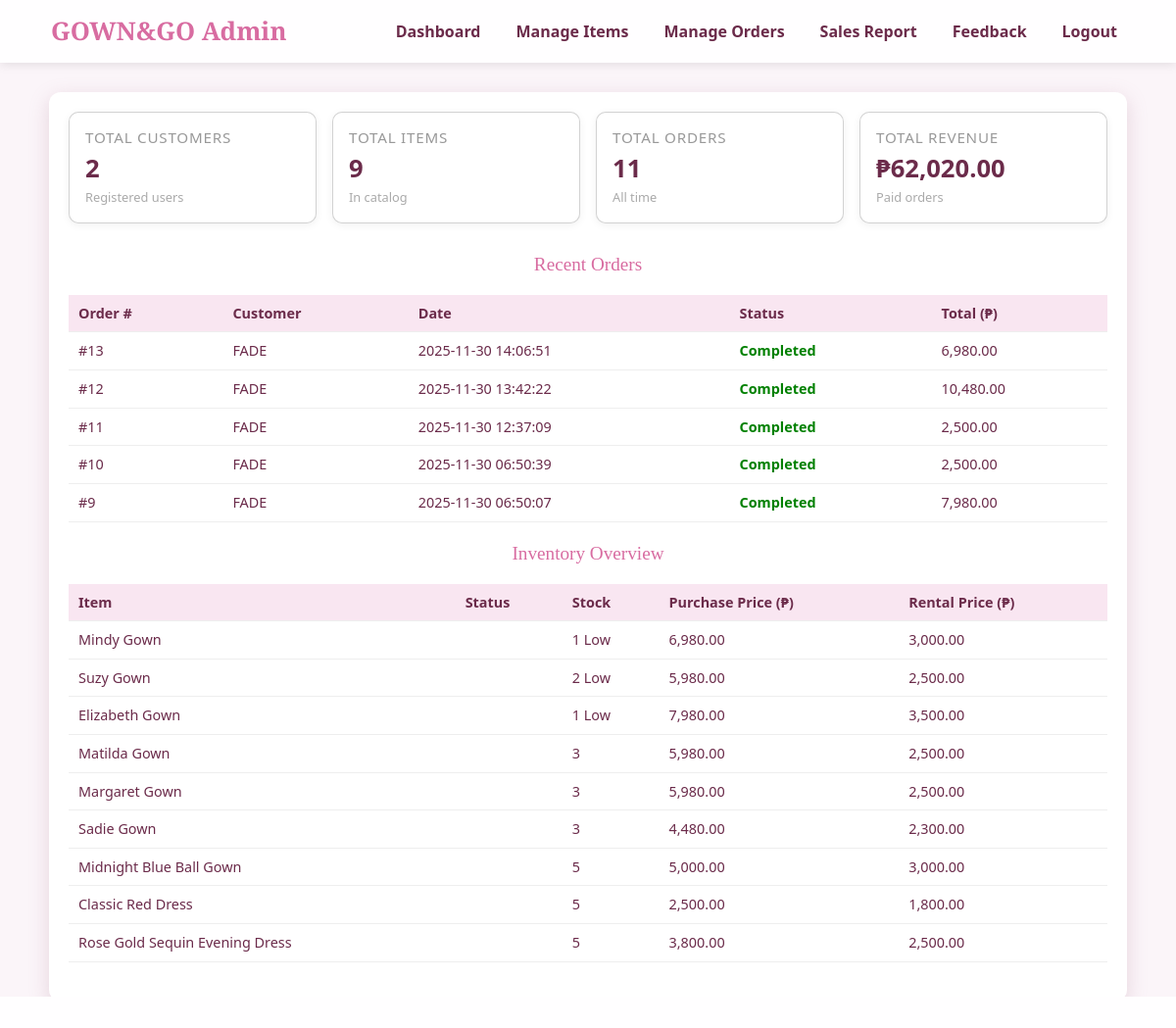
The app's page /gown_and_go/admin/dashboard.php (signed in) with its own data.
### tables this page shows
CREATE TABLE `orders` (
  `order_id` int(11) NOT NULL,
  `user_id` int(11) NOT NULL,
  `order_date` datetime DEFAULT current_timestamp(),
  `order_status` enum('Pending','Confirmed','Completed','Cancelled') NOT NULL DEFAULT 'Pending',
  `order_type` enum('Rental','Purchase') NOT NULL,
  `total_amount` decimal(12,2) NOT NULL DEFAULT 0.00,
  `delivery_address` text DEFAULT NULL
);

CREATE TABLE `users` (
  `user_id` int(11) NOT NULL,
  `username` varchar(100) NOT NULL,
  `email` varchar(150) NOT NULL,
  `password` varchar(255) NOT NULL,
  `address` text DEFAULT NULL,
  `contact_no` varchar(50) DEFAULT NULL,
  `role` enum('customer','admin') NOT NULL DEFAULT 'customer',
  `created_at` datetime DEFAULT current_timestamp()
);

CREATE TABLE `items` (
  `item_id` int(11) NOT NULL,
  `name` varchar(255) NOT NULL,
  `description` text DEFAULT NULL,
  `rental_price` decimal(10,2) NOT NULL,
  `purchase_price` decimal(10,2) NOT NULL,
  `status` enum('Available','Out of Stock','Rented') NOT NULL DEFAULT 'Available',
  `stock` int(11) NOT NULL DEFAULT 0,
  `image` varchar(255) DEFAULT NULL,
  `created_at` datetime DEFAULT current_timestamp()
);

### gown_and_go/admin/dashboard.php (the view, shortened to what this page needs)
<?php
include '../config.php';
$total_customers = 0;
$total_items = 0;
$total_orders = 0;
$total_revenue = 0.00;
$res = $conn->query("SELECT COUNT(*) AS c FROM users WHERE role = 'customer'");
if ($res && $row = $res->fetch_assoc()) {
    $total_customers = $row['c'];
}
$res = $conn->query("SELECT COUNT(*) AS c FROM items");
if ($res && $row = $res->fetch_assoc()) {
    $total_items = $row['c'];
}
$res = $conn->query("SELECT COUNT(*) AS c FROM orders");
if ($res && $row = $res->fetch_assoc()) {
    $total_orders = $row['c'];
}
$res = $conn->query("SELECT COALESCE(SUM(amount), 0) AS total FROM payments WHERE payment_status = 'Paid'");
if ($res && $row = $res->fetch_assoc()) {
    $total_revenue = $row['total'];
}
$recent_orders = [];
$sql = "
    SELECT o.order_id, o.order_date, o.order_status, o.total_amount, u.username
    FROM orders o
    JOIN users u ON o.user_id = u.user_id
    ORDER BY o.order_date DESC
    LIMIT 5
";
$res = $conn->query($sql);
if ($res) {
    while ($row = $res->fetch_assoc()) {
        $recent_orders[] = $row;
    }
}
$items = [];
$res = $conn->query("SELECT * FROM items ORDER BY created_at DESC");
if ($res) {
    while ($row = $res->fetch_assoc()) {
        $items[] = $row;
    }
}
?>
<!DOCTYPE html>
<html lang="en">
<head>
<link rel="stylesheet" href="https://cdn.jsdelivr.net/npm/bootstrap@5.3.8/dist/css/bootstrap.min.css">
<link rel="stylesheet" href="inclusion/stylesheet.css">
</head>
<body>
<?php include 'inclusion/nav.php'; ?>
<div class="main-container">
<section class="grid">
    <div class="card">
        <h3>Total Customers</h3>
        <div class="value"><?php echo (int)$total_customers; ?></div>
        <div class="sub">Registered users</div>
    </div>
    <div class="card">
        <h3>Total Items</h3>
        <div class="value"><?php echo (int)$total_items; ?></div>
        <div class="sub">In catalog</div>
    </div>
    <div class="card">
        <h3>Total Orders</h3>
        <div class="value"><?php echo (int)$total_orders; ?></div>
        <div class="sub">All time</div>
    </div>
    <div class="card">
        <h3>Total Revenue</h3>
        <div class="value">₱<?php echo number_format($total_revenue, 2); ?></div>
        <div class="sub">Paid orders</div>
    </div>
</section>
<section>
    <h2 class="section-title">Recent Orders</h2>
    <?php if (empty($recent_orders)): ?>
        <p>No orders yet.</p>
    <?php else: ?>
    <table>
        <thead>
            <tr>
                <th>Order #</th>
                <th>Customer</th>
                <th>Date</th>
                <th>Status</th>
                <th>Total (₱)</th>
            </tr>
        </thead>
        <tbody>
            <?php foreach ($recent_orders as $o): ?>
            <tr>
                <td>#<?php echo (int)$o['order_id']; ?></td>
                <td><?php echo htmlspecialchars($o['username']); ?></td>
                <td><?php echo htmlspecialchars($o['order_date']); ?></td>
                <td>
                    <?php if ($o['order_status'] === "Completed"): ?>
                        <span class="status-completed">Completed</span>
                    <?php endif; ?>
                </td>
                <td><?php echo number_format($o['total_amount'], 2); ?></td>
            </tr>
            <?php endforeach; ?>
        </tbody>
    </table>
    <?php endif; ?>
</section>
<section>
    <h2 class="section-title">Inventory Overview</h2>
    <?php if (empty($items)): ?>
        <p>No items in inventory.</p>
    <?php else: ?>
    <table>
        <thead>
            <tr>
                <th>Item</th>
                <th>Status</th>
                <th>Stock</th>
                <th>Purchase Price (₱)</th>
                <th>Rental Price (₱)</th>
            </tr>
        </thead>
        <tbody>
            <?php foreach ($items as $i): ?>
            <tr>
                <td><?php echo htmlspecialchars($i['name']); ?></td>
                <td><?php echo htmlspecialchars($i['status']); ?></td>
                <td>
                    <?php echo (int)$i['stock']; ?>
                    <?php if ($i['stock'] <= 2): ?>
                        <span class="badge-low">Low</span>
                    <?php endif; ?>
                </td>
                <td><?php echo number_format($i['purchase_price'], 2); ?></td>
                <td><?php echo number_format($i['rental_price'], 2); ?></td>
            </tr>
            <?php endforeach; ?>
        </tbody>
    </table>
    <?php endif; ?>
</section>
</div>
</body>
</html>

### gown_and_go/admin/inclusion/stylesheet.css (style rules this page uses)
* { box-sizing: border-box; }
body { margin: 0; font-family: 'Segoe UI', sans-serif; background: url('https://i.pinimg.com/1200x/63/01/8a/63018a11c5ad770ed2eec2d2587cea74.jpg') no-repeat center fixed; background-size: cover; color: #6b2b4a; }
body::before { content: ""; position: fixed; inset: 0; background: rgba(245,230,240,0.4); z-index: -1; }
.main-container { max-width: 1100px; margin: 30px auto 50px; padding: 20px; background: rgba(255,255,255,0.94); border-radius: 12px; box-shadow: 0 6px 20px rgba(183, 134, 154, 0.3); }
.grid { display: grid; grid-template-columns: repeat(auto-fit, minmax(230px, 1fr)); gap: 16px; margin-bottom: 30px; }
h2 { text-align: center; font-family: 'Playfair Display', serif; color: #d86ca1; margin-bottom: 15px; }
table { width: 100%; border-collapse: collapse; margin-top: 20px; }
th, td { padding: 10px; border-bottom: 1px solid #eee; text-align: left; }
th { background: #f9e6f1; }

### gown_and_go/admin/dashboard.php (style rules this page uses)
.card { background: #fff; border-radius: 10px; padding: 16px; box-shadow: 0 2px 8px rgba(0,0,0,0.06); }
.card h3 { margin: 0 0 4px; font-size: 0.95rem; text-transform: uppercase; letter-spacing: 0.05em; color: #999; }
.card .value { font-size: 1.6rem; font-weight: 700; color: #6b2b4a; }
.card .sub { font-size: 0.8rem; color: #aaa; }
h2.section-title { margin-top: 0; margin-bottom: 10px; font-size: 1.2rem; color: #d86ca1; font-family: 'Playfair Display', serif; }
table { width: 100%; border-collapse: collapse; font-size: 0.9rem; margin-bottom: 20px; }
th, td { padding: 8px 10px; border-bottom: 1px solid #eee; text-align: left; }
th { background: #f9e6f1; }
.status-completed { font-weight: bold; color: green; }

### records on screen
orders: order_id "13", user.username "FADE", order_date "2025-11-30 14:06:51", order_status "Completed", total_amount "6,980.00"
orders: order_id "12", user.username "FADE", order_date "2025-11-30 13:42:22", order_status "Completed", total_amount "10,480.00"
orders: order_id "11", user.username "FADE", order_date "2025-11-30 12:37:09", order_status "Completed", total_amount "2,500.00"
orders: order_id "10", user.username "FADE", order_date "2025-11-30 06:50:39", order_status "Completed", total_amount "2,500.00"
orders: order_id "9", user.username "FADE", order_date "2025-11-30 06:50:07", order_status "Completed", total_amount "7,980.00"
items: name "Mindy Gown", stock "1", shows "Low", purchase_price "6,980.00", rental_price "3,000.00"
items: name "Suzy Gown", stock "2", shows "Low", purchase_price "5,980.00", rental_price "2,500.00"
items: name "Elizabeth Gown", stock "1", shows "Low", purchase_price "7,980.00", rental_price "3,500.00"
items: name "Matilda Gown", stock "3", purchase_price "5,980.00", rental_price "2,500.00"
items: name "Margaret Gown", stock "3", purchase_price "5,980.00", rental_price "2,500.00"
items: name "Sadie Gown", stock "3", purchase_price "4,480.00", rental_price "2,300.00"
items: name "Midnight Blue Ball Gown", stock "5", purchase_price "5,000.00", rental_price "3,000.00"
items: name "Classic Red Dress", stock "5", purchase_price "2,500.00", rental_price "1,800.00"
items: name "Rose Gold Sequin Evening Dress", stock "5", purchase_price "3,800.00", rental_price "2,500.00"

### other values on screen
$total_customers "2"
$total_items "9"
$total_orders "11"
$total_revenue "62,020.00"
